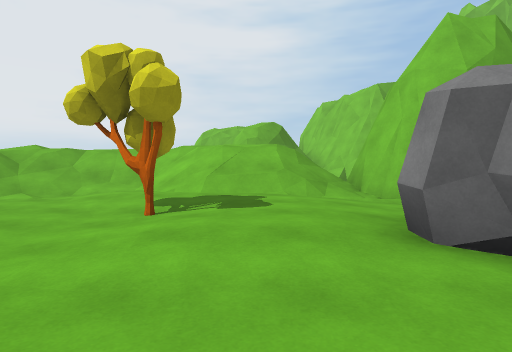
View 1 (above)

16 first-person views from a walk through a Unity game level. The camera is 1.3 m above the floor, tilts 2° down and sees 75° across. The floor is counted in squares, 2 m on a side. Each view is taken from the middle of a square. On the plan, view 1 faces up. The plan holds only what a view shows up to about 10 squares ahead; the rest is blank. The place goes on beyond the plan. The player is left out.

View 2
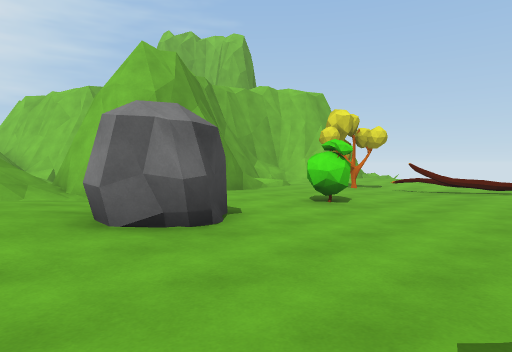

View 3
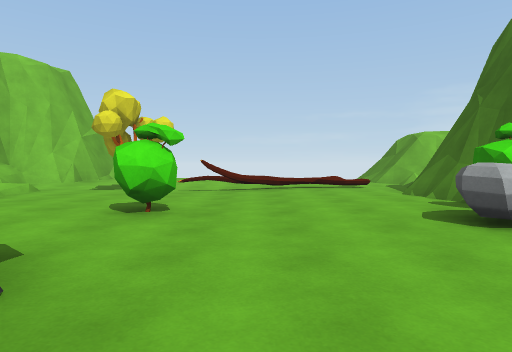

View 4
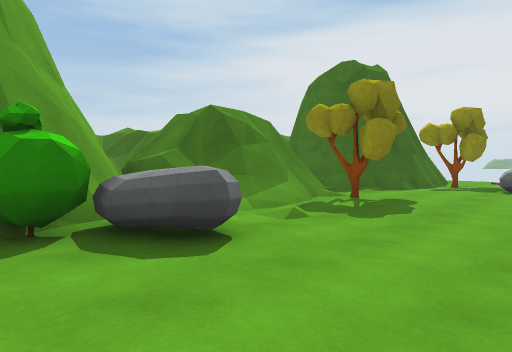

View 5
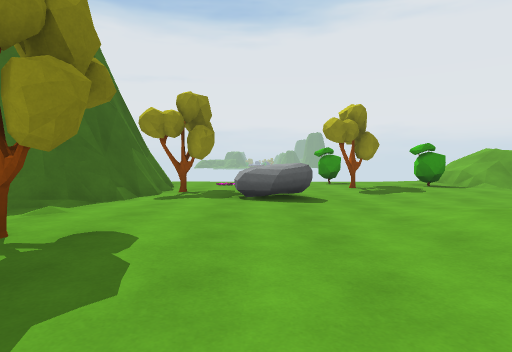

View 6
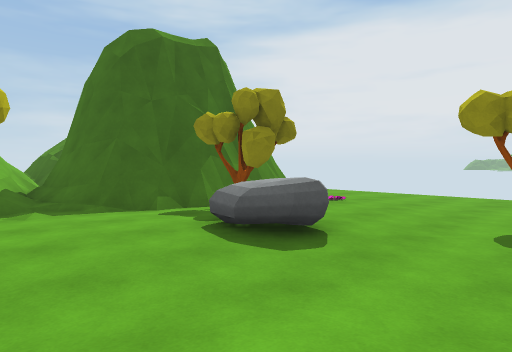

View 7
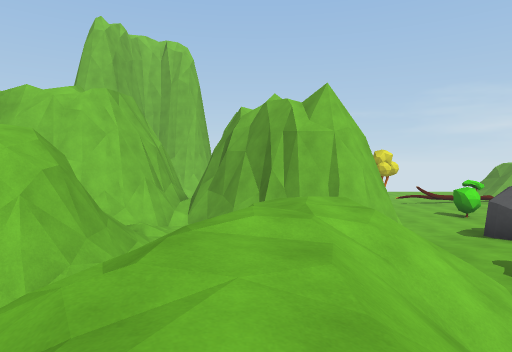

View 8
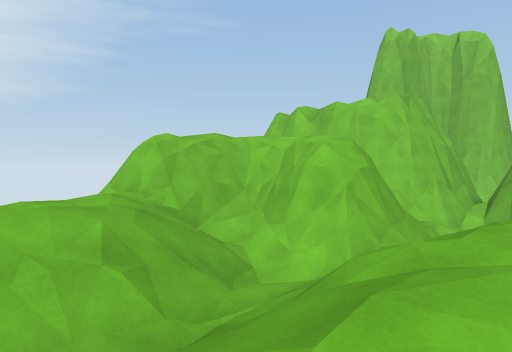

View 9
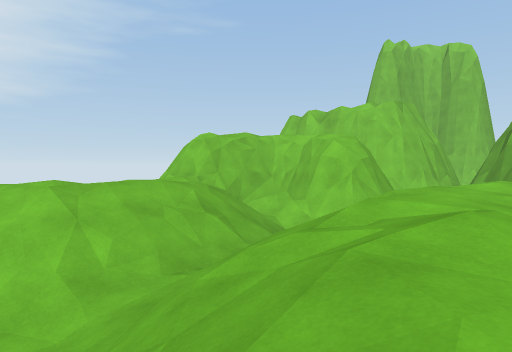

View 10
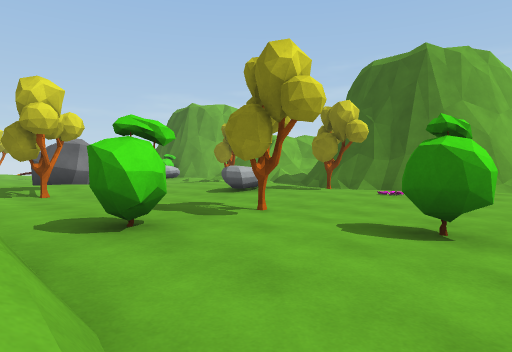

View 11
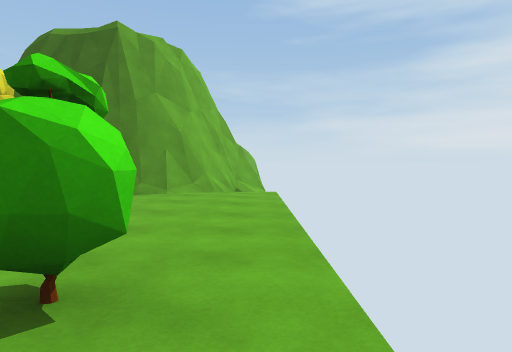

View 12
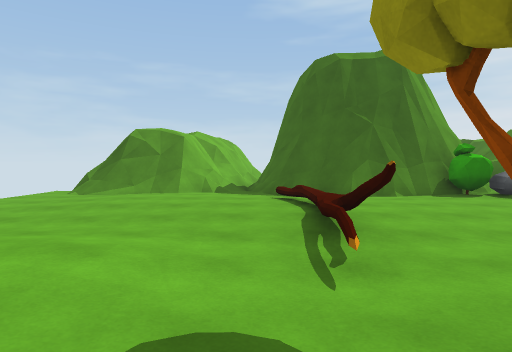

View 13
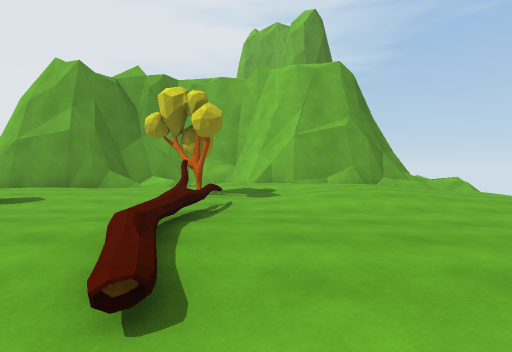

View 14
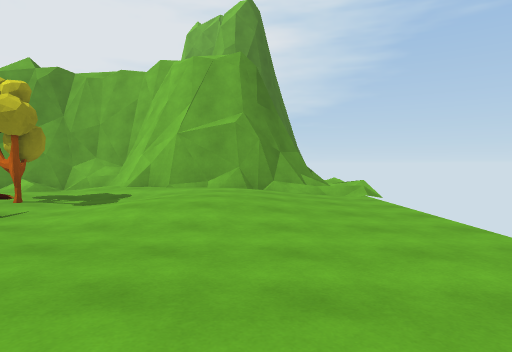

View 15
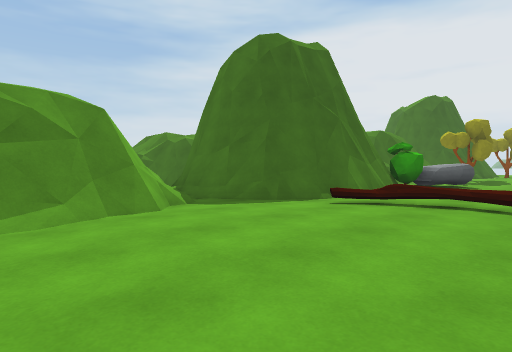

View 16
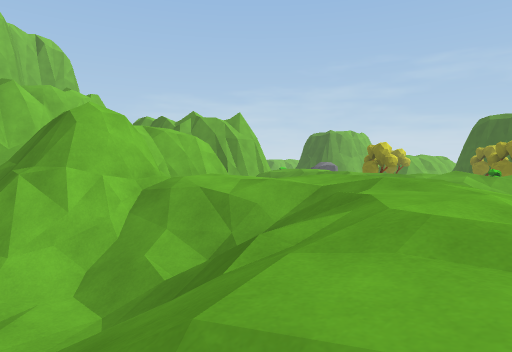

### Floor plan
Key: @ floor where view 1 was taken; # wall or solid block; . main floor; : floor 0.25 m higher than the main floor; + floor 2 m higher than the main floor; * floor 2.25 m higher than the main floor; / step, stairs or slope; = window, fence, low wall or low ledge; ^ raised ledge; T tree; R rock; B bush; O other object.
Columns run from 9 left of view 1 to 15 right of it. Each row starts with its distance up from view 1.
 18  ///./
 17  +//./###
 16  /////##
 15  /*//*###
 14   +***//#
 13   //////##  ##
 12  /////./###/=##
 11  .///// /=////#
 10   //////    /##
  9   //++***/  ##
  8  /+/////**//#           #
  7   +///://///#   ####  ##^
  6 ////..::///.#####.:#####.
  5 ...B....T::.........:::..
  4 .........::.......T..::..
  3 ...T....:::RR.B.....:::..
  2 .B.........R..B...=......
  1 ......R...........=......
  0 ......R..@......../......
 -1 ...O.T.......R..../......
 -2 .....#...T...RB./=.......
 -3 ..#####/.==///#####../=/.
 -4 .##   ##/######   #//####
 -5 /#     ####       ####
 -6 ##

Where each view was taken, in squares from view 1:
view 1: 0 up, 0 right, facing up
view 2: 1 down, 0 right, facing up-right
view 3: 1 up, 1 right, facing right
view 4: 1 up, 6 right, facing down-left
view 5: 0 up, 3 right, facing left
view 6: 3 up, 0 right, facing down-left
view 7: 9 up, 5 left, facing right
view 8: 9 up, 6 left, facing up-right
view 9: 8 up, 8 left, facing up-right
view 10: 6 up, 9 left, facing down-right
view 11: 4 up, 9 left, facing down
view 12: 5 up, 10 right, facing down
view 13: 3 down, 10 right, facing up
view 14: 2 down, 13 right, facing up
view 15: 1 up, 14 right, facing down-left
view 16: 18 up, 8 left, facing down-right
